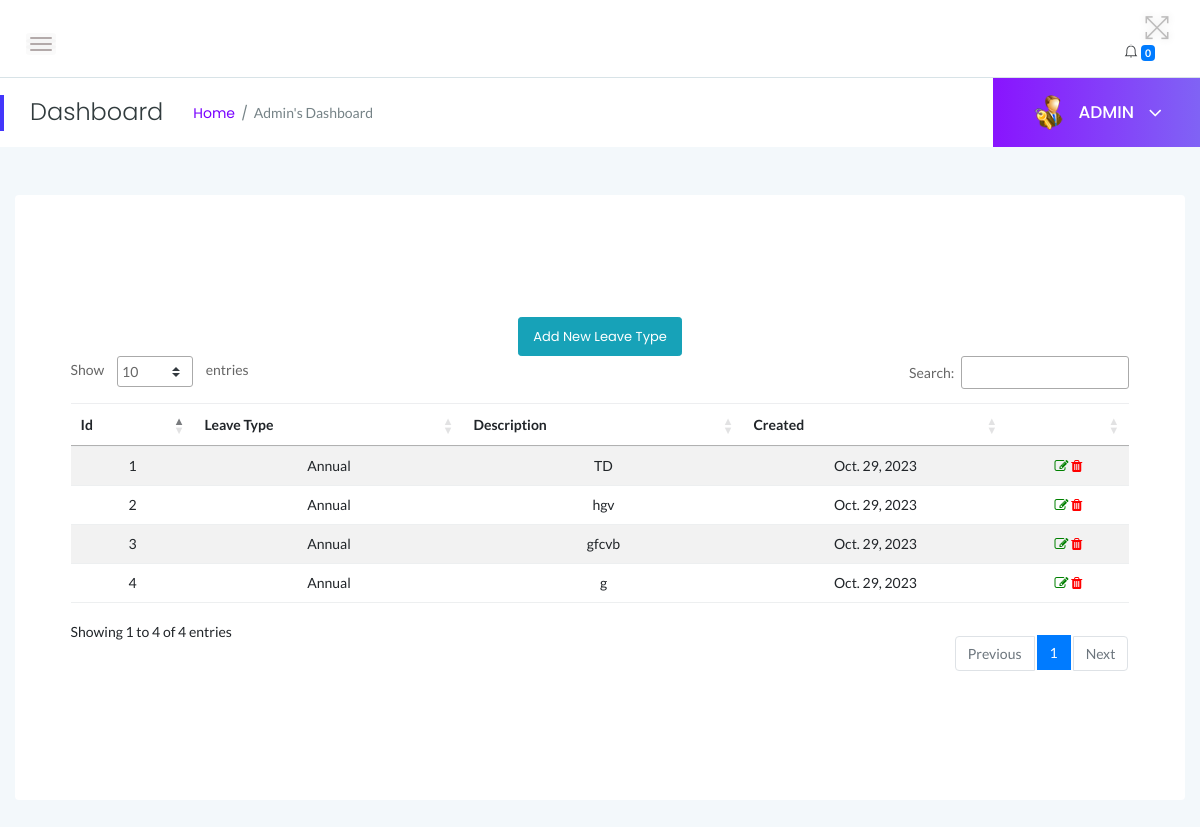
Page /myadmin/leavetype-list/ (signed in) on the earlier database version.
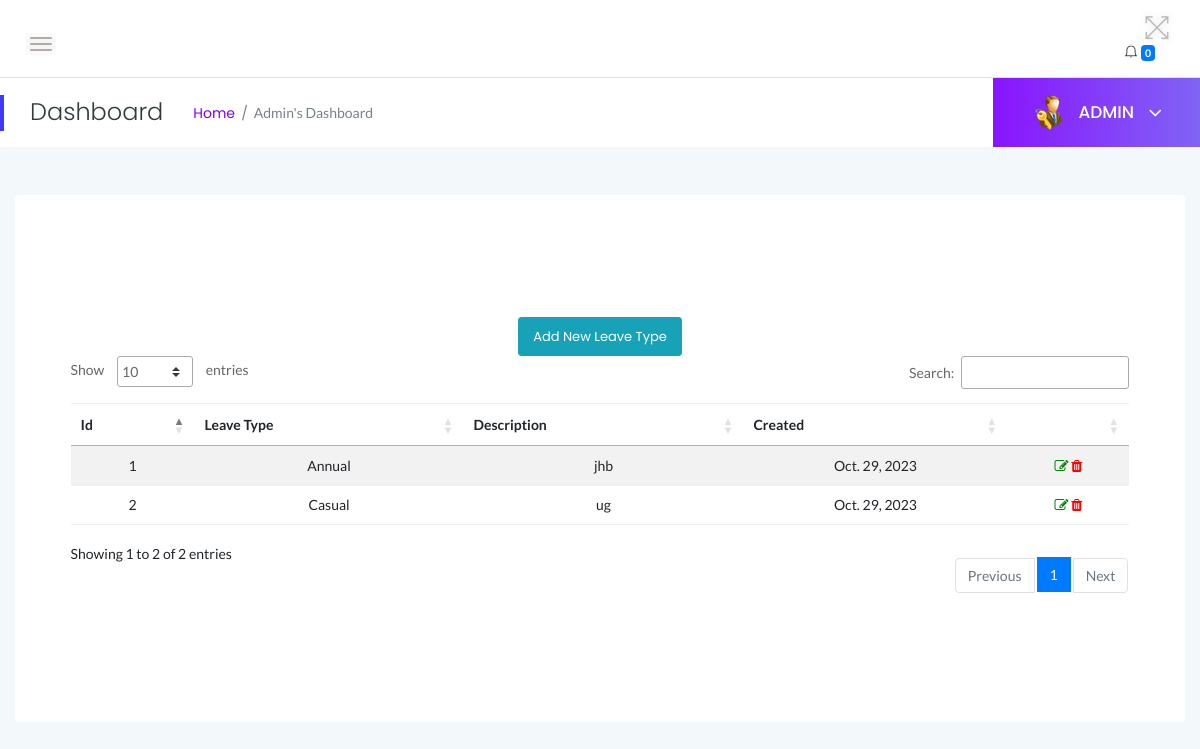
Same page on the later database version.
### myadmin/models.py (models this page shows, shortened)
class LeaveType(models.Model):
    LeaveType = models.CharField(max_length=255)
    Description = models.TextField()
    PostingDate = models.DateField(auto_now_add=True)

### myadmin/views.py (the view)
# urls.py: path('leavetype-list/', views.leave_type_list, name='leavetype_list'),
@login_required
def leave_type_list(request):
    leave_types = LeaveType.objects.all()  # Query all leave types
    return render(request, 'admin/leave_type_list.html', {'leave_types': leave_types})

### myadmin/templates/admin/leave_type_list.html (shortened to what this page needs)
{% extends 'admin/leave_type_section.html' %}

### myadmin/templates/admin/leave_type_section.html (shortened to what this page needs)
{% load static %}
<!DOCTYPE html>
<html class="no-js" lang="en">
<head>
{% include 'admin/top.html' %}
</head>
<body>
{% include 'admin/sidebars.html' %}
        <div class="main-content-inner">
            <div class="row">
                <div class="col-12 mt-5">
                    <div class="card">
            <div class="main-content-inner">
                <div class="row">
                    <div class="col-12 mt-5">
                        <div class="card">
                            <div class="card-body">
                                <center><a href="admin:add_leave_type.html" class="btn btn-sm btn-info">Add New Leave Type</a></center>
                                <table id="dataTable3" class="table table-hover table-striped text-center">
                                    <thead class="text-capitalize">
                                        <tr>
                                            <th>Id</th>
                                            <th>Leave Type</th>
                                            <th>Description</th>
                                            <th>Created</th>
                                            <th></th>
                                        </tr>
                                    </thead>
                                    <tbody>
                                    {% for leave_type in leave_types %}
                                        <tr>
                                            <td>{{ forloop.counter }}</td>
                                            <td>{{ leave_type.LeaveType }}</td>
                                            <td>{{ leave_type.Description }}</td>
                                            <td>{{ leave_type.PostingDate }}</td>
                                            <td>
                                                <a href="edit-leaveType?id={{ leave_type.id }}"><i class="fa fa-edit" style="color:green"></i></a>
                                                <a href="leave-type-section?del={{ leave_type.id }}" onclick="return confirm('Do you want to delete?');"><i class="fa fa-trash" style="color:red"></i></a>
                                            </td>
                                        </tr>
                                    {% endfor %}
                                    </tbody>
                                </table>
                            </div>
                        </div>
                    </div>
                </div>
            </div>
        </div>
    </div>
                    </div>
                </div>
            </div>
        </div>
    </div>
</div>
    </div>
</body>
</html>

Differences in the rows shown:
removed LeaveType: LeaveType "Annual", Description "TD", PostingDate "Oct. 29, 2023"
removed LeaveType: LeaveType "Annual", Description "hgv", PostingDate "Oct. 29, 2023"
removed LeaveType: LeaveType "Annual", Description "gfcvb", PostingDate "Oct. 29, 2023"
removed LeaveType: LeaveType "Annual", Description "g", PostingDate "Oct. 29, 2023"
added LeaveType: LeaveType "Annual", Description "jhb", PostingDate "Oct. 29, 2023"
added LeaveType: LeaveType "Casual", Description "ug", PostingDate "Oct. 29, 2023"
Other differences:
text written by a page script: "Show entries Search: Showing 1 to 4 of 4 entries Previous 1 Next" → "Show entries Search: Showing 1 to 2 of 2 entries Previous 1 Next"
